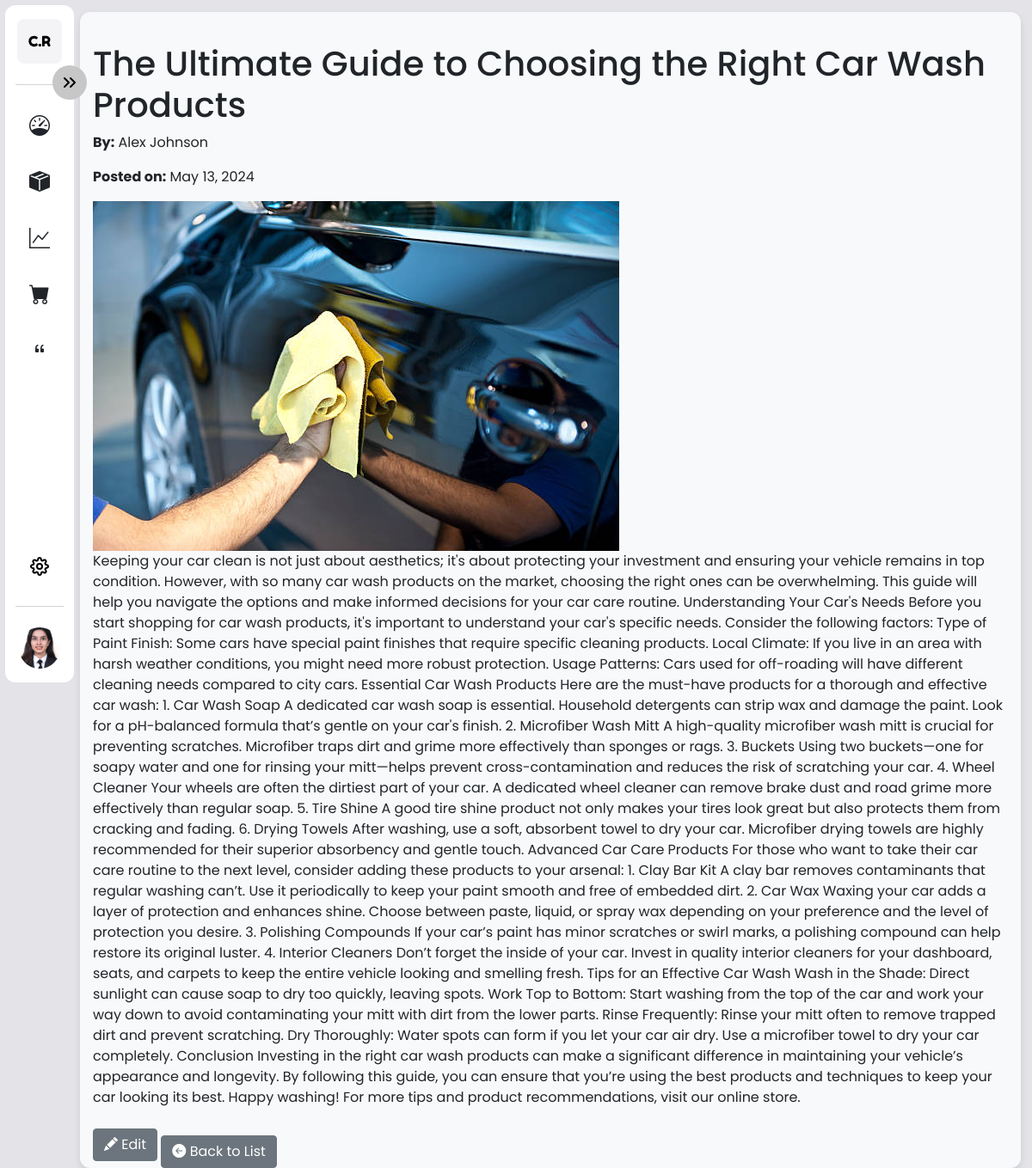
The app's page /admin_panel/blogs-details/1/ with its own data.
### admin_panel/models.py (models this page shows, shortened)
class BlogPost(models.Model):
    title = models.CharField(max_length=200)
    author = models.CharField(max_length=100)
    date_posted = models.DateField()
    image = models.ImageField(upload_to='blog_images/')
    content = models.TextField()

### admin_panel/views.py (the view)
# urls.py: path('blogs-details/<int:id>/', views.blog_detail, name='blog_detail'),
def blog_detail(request, id):
    post = get_object_or_404(BlogPost, id=id)
    return render(request, 'blog_detail.html', {'post': post})

### admin_panel/templates/blog_detail.html
{% extends "dashbase.html" %}
{% block head %}
<head>
    {% load static %}
    <link rel="stylesheet" href="https://cdn.jsdelivr.net/npm/bootstrap-icons@1.11.3/font/bootstrap-icons.min.css">
</head>
{% endblock head %}
{% block main %}
<div class="container mt-4">
    <h1>{{ post.title }}</h1>
    <p><strong>By:</strong> {{ post.author }}</p>
    <p><strong>Posted on:</strong> {{ post.date_posted }}</p>
    <img src="{{ post.image.url }}" class="img-fluid" alt="Image">
    <p>{{ post.content }}</p>
    <a href="{% url 'blog_edit' post.id %}" class="btn btn-secondary"><i class="bi bi-pencil-fill"></i> Edit</a>
    <a href="{% url 'blog_list' %}" class="btn btn-secondary mt-3"><i class="bi bi-arrow-left-circle-fill"></i> Back to List</a>
</div>
{% endblock main %}

### shop/static/dash/style.css (style rules this page uses)
*, *::before, *::after { margin: 0; padding: 0; box-sizing: border-box; }
body { height: 100vh; background-color: #e4e3e8; padding: 0.375rem; font-family: Poppins, sans-serif; position: relative; }
button, a { all: unset; font: inherit; cursor: pointer; }

### records on screen
BlogPost: title "The Ultimate Guide to Choosing the Right Car Wash Products", author "Alex Johnson", date_posted "May 13, 2024", image (picture), content "Keeping your car clean is not just about aesthetics; it's about protecting your investment and ensuring your vehicle remains in top condition. However, with so many car wash products on the market, choosing the right ones can be overwhelming. This guide will help you navigate the options and make informed decisions for your car care routine. Understanding Your Car's Needs Before you start shopping for car wash products, it's important to understand your car's specific needs. Consider the following factors: Type of Paint Finish: Some cars have special paint finishes that require specific cleaning products. Local Climate: If you live in an area with harsh weather conditions, you might need…"
